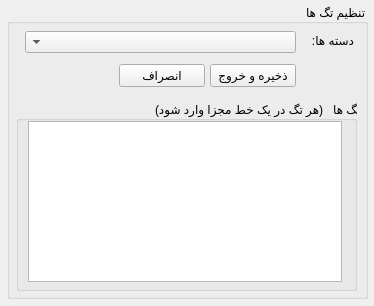
<?xml version="1.0" encoding="UTF-8"?>
<ui version="4.0">
 <class>tagsWindow</class>
 <widget class="QMainWindow" name="tagsWindow">
  <property name="windowModality">
   <enum>Qt::ApplicationModal</enum>
  </property>
  <property name="geometry">
   <rect>
    <x>0</x>
    <y>0</y>
    <width>374</width>
    <height>306</height>
   </rect>
  </property>
  <property name="minimumSize">
   <size>
    <width>374</width>
    <height>306</height>
   </size>
  </property>
  <property name="maximumSize">
   <size>
    <width>374</width>
    <height>306</height>
   </size>
  </property>
  <property name="windowTitle">
   <string>تگ ها  - تنظیمات</string>
  </property>
  <property name="windowIcon">
   <iconset>
    <normaloff>../icons/tags.png</normaloff>../icons/tags.png</iconset>
  </property>
  <property name="layoutDirection">
   <enum>Qt::RightToLeft</enum>
  </property>
  <property name="documentMode">
   <bool>false</bool>
  </property>
  <widget class="QWidget" name="centralwidget">
   <widget class="QGroupBox" name="mainGroupBox">
    <property name="geometry">
     <rect>
      <x>7</x>
      <y>4</y>
      <width>361</width>
      <height>295</height>
     </rect>
    </property>
    <property name="title">
     <string>تنظیم تگ ها</string>
    </property>
    <widget class="QLabel" name="classLabel">
     <property name="geometry">
      <rect>
       <x>300</x>
       <y>30</y>
       <width>47</width>
       <height>13</height>
      </rect>
     </property>
     <property name="text">
      <string>دسته ها:</string>
     </property>
    </widget>
    <widget class="ExtendedComboBox" name="classComboBox">
     <property name="geometry">
      <rect>
       <x>18</x>
       <y>27</y>
       <width>271</width>
       <height>22</height>
      </rect>
     </property>
    </widget>
    <widget class="QGroupBox" name="settingGroupBox">
     <property name="geometry">
      <rect>
       <x>9</x>
       <y>97</y>
       <width>341</width>
       <height>190</height>
      </rect>
     </property>
     <property name="title">
      <string>تگ ها   (هر تگ در یک خط مجزا وارد شود)</string>
     </property>
     <widget class="QTextEdit" name="tagsTextEdit">
      <property name="geometry">
       <rect>
        <x>12</x>
        <y>20</y>
        <width>314</width>
        <height>161</height>
       </rect>
      </property>
     </widget>
    </widget>
    <widget class="QPushButton" name="cancelPushButton">
     <property name="geometry">
      <rect>
       <x>112</x>
       <y>60</y>
       <width>86</width>
       <height>23</height>
      </rect>
     </property>
     <property name="text">
      <string>انصراف</string>
     </property>
    </widget>
    <widget class="QPushButton" name="savePushButton">
     <property name="geometry">
      <rect>
       <x>203</x>
       <y>60</y>
       <width>86</width>
       <height>23</height>
      </rect>
     </property>
     <property name="text">
      <string>ذخیره و خروج</string>
     </property>
    </widget>
   </widget>
  </widget>
 </widget>
 <customwidgets>
  <customwidget>
   <class>ExtendedComboBox</class>
   <extends>QComboBox</extends>
   <header>source/extended/ExtendedComboBox</header>
  </customwidget>
 </customwidgets>
 <resources/>
 <connections/>
</ui>
